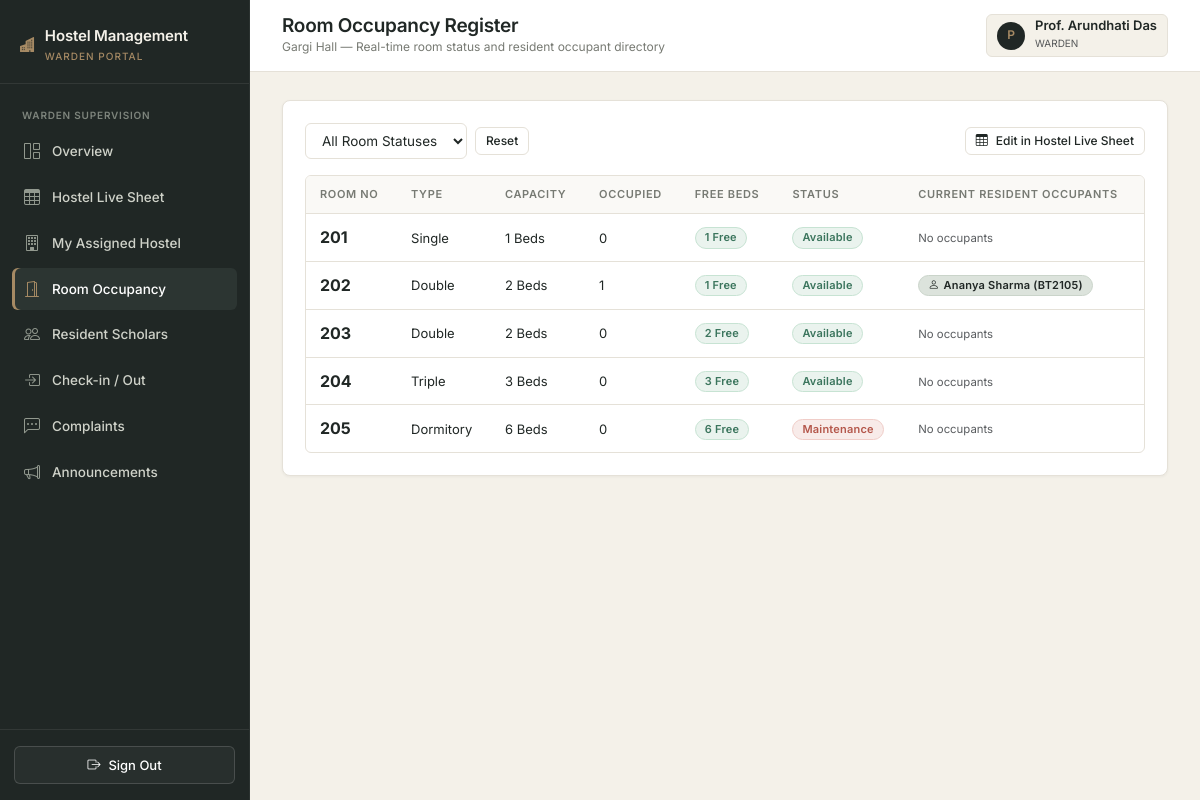
Screenshot of /warden/occupancy (signed in) with the database file from the repository.
### hostel_allocation_system/app/models.py (models this page shows, shortened)
class User(UserMixin, db.Model):
    __tablename__ = "users"
    id = db.Column(db.Integer, primary_key=True)
    name = db.Column(db.String(100), nullable=False)
    email = db.Column(db.String(120), unique=True, nullable=False, index=True)
    password_hash = db.Column(db.String(255), nullable=False)
    role = db.Column(db.Enum("student", "warden", "admin", name="user_roles"), nullable=False)
    created_at = db.Column(db.DateTime, default=datetime.utcnow, nullable=False)
    student = db.relationship("Student", backref="user", uselist=False, cascade="all, delete-orphan")
    warden = db.relationship("Warden", backref="user", uselist=False, cascade="all, delete-orphan")

class Hostel(db.Model):
    __tablename__ = "hostels"
    id = db.Column(db.Integer, primary_key=True)
    hostel_name = db.Column(db.String(100), unique=True, nullable=False)
    hostel_type = db.Column(db.Enum("Boys", "Girls", "Co-ed", name="hostel_types"), nullable=False)
    address = db.Column(db.String(255), nullable=False)
    total_rooms = db.Column(db.Integer, default=0, nullable=False)
    description = db.Column(db.Text)
    rooms = db.relationship("Room", backref="hostel", cascade="all, delete-orphan", lazy="dynamic")
    wardens = db.relationship("Warden", backref="hostel", lazy="dynamic")
    complaints = db.relationship("Complaint", backref="hostel", lazy="dynamic")
    announcements = db.relationship("Announcement", backref="hostel", lazy="dynamic")

class Room(db.Model):
    __tablename__ = "rooms"
    id = db.Column(db.Integer, primary_key=True)
    hostel_id = db.Column(db.Integer, db.ForeignKey("hostels.id", ondelete="CASCADE"), nullable=False)
    room_number = db.Column(db.String(10), nullable=False)
    room_type = db.Column(db.Enum("Single", "Double", "Triple", "Dormitory", name="room_types"), nullable=False)
    capacity = db.Column(db.SmallInteger, nullable=False)
    occupied_count = db.Column(db.SmallInteger, default=0, nullable=False)
    status = db.Column(db.Enum("Available", "Full", "Maintenance", name="room_status"), default="Available", nullable=False)
    __table_args__ = (
        db.UniqueConstraint("hostel_id", "room_number", name="uq_hostel_room_no"),
    )
    allocations = db.relationship("Allocation", backref="room", lazy="dynamic")
    @property
    def free_beds(self):
        return max(0, self.capacity - self.occupied_count)

class Student(db.Model):
    __tablename__ = "students"
    id = db.Column(db.Integer, primary_key=True)
    user_id = db.Column(db.Integer, db.ForeignKey("users.id", ondelete="CASCADE"), unique=True, nullable=False)
    registration_number = db.Column(db.String(30), unique=True, nullable=False, index=True)
    phone = db.Column(db.String(15), nullable=False)
    department = db.Column(db.String(100), nullable=False)
    academic_year = db.Column(db.SmallInteger, nullable=False)
    gender = db.Column(db.Enum("Male", "Female", "Other", name="genders"), nullable=False)
    address = db.Column(db.String(255))
    applications = db.relationship("Application", backref="student", cascade="all, delete-orphan", lazy="dynamic")
    allocations = db.relationship("Allocation", backref="student", cascade="all, delete-orphan", lazy="dynamic")
    complaints = db.relationship("Complaint", backref="student", cascade="all, delete-orphan", lazy="dynamic")

### hostel_allocation_system/app/warden/routes.py (the view)
@bp.route("/occupancy")
@login_required
@role_required("warden")
def occupancy():
    warden = get_current_warden()
    hostel = warden.hostel
    if not hostel:
        return render_template("warden/unassigned.html", warden=warden)
    status_filter = request.args.get("status", "").strip()
    rooms_query = hostel.rooms
    if status_filter:
        rooms_query = rooms_query.filter(Room.status == status_filter)
    rooms = rooms_query.order_by(Room.room_number.asc()).all()
    room_occupants = {}
    for r in rooms:
        allocs = r.allocations.filter(Allocation.status.in_(["Allocated", "Checked-In"])).all()
        room_occupants[r.id] = [a.student for a in allocs]
    return render_template("warden/occupancy.html",
                           hostel=hostel,
                           rooms=rooms,
                           room_occupants=room_occupants,
                           selected_status=status_filter)

### hostel_allocation_system/app/__init__.py (called while the page is built)
@login_manager.user_loader
def load_user(user_id):
    from .models import User
    return db.session.get(User, int(user_id))

### hostel_allocation_system/app/warden/routes.py (called while the page is built)
def get_current_warden():
    warden = Warden.query.filter_by(user_id=current_user.id).first()
    if not warden:
        abort(404, description="Warden profile not found.")
    return warden

### hostel_allocation_system/app/templates/warden/occupancy.html (shortened to what this page needs)
{% extends "shared/base.html" %}
{% block page_title %}Room Occupancy Register{% endblock %}
{% block page_subtitle %}{{ hostel.hostel_name }} — Real-time room status and resident occupant directory{% endblock %}
{% block content %}
<div class="content-panel">
  <div class="d-flex flex-wrap justify-content-between align-items-center gap-3 mb-3">
    <form method="GET" action="{{ url_for('warden.occupancy') }}" class="d-flex align-items-center gap-2">
      <select name="status" class="form-select-custom" style="width: auto;" onchange="this.form.submit()">
        <option value="">All Room Statuses</option>
      </select>
      <a href="{{ url_for('warden.occupancy') }}" class="btn-custom btn-outline-custom btn-sm-custom">Reset</a>
    </form>
    <a href="{{ url_for('warden.sheets') }}" class="btn-custom btn-outline-custom btn-sm-custom">
      <i class="bi bi-table"></i> Edit in Hostel Live Sheet
    </a>
  </div>
  {% if rooms %}
    <div class="table-responsive-wrapper">
      <table class="custom-table">
        <thead>
          <tr>
            <th>Room No</th>
            <th>Type</th>
            <th>Capacity</th>
            <th>Occupied</th>
            <th>Free Beds</th>
            <th>Status</th>
            <th>Current Resident Occupants</th>
          </tr>
        </thead>
        <tbody>
          {% for r in rooms %}
            {% set occupants = room_occupants.get(r.id, []) %}
            <tr>
              <td class="fw-bold fs-6">{{ r.room_number }}</td>
              <td>{{ r.room_type }}</td>
              <td>{{ r.capacity }} Beds</td>
              <td>{{ r.occupied_count }}</td>
              <td>
                <span class="custom-badge {{ 'badge-available' if r.free_beds > 0 else 'badge-full' }}">
                  {{ r.free_beds }} Free
                </span>
              </td>
              <td>{{ r.status|status_badge|safe }}</td>
              <td>
                {% if occupants %}
                  <div class="d-flex flex-wrap gap-1">
                    {% for o in occupants %}
                      <span class="custom-badge badge-neutral" style="font-size: 11px;">
                        <i class="bi bi-person me-1"></i>{{ o.user.name }} ({{ o.registration_number }})
                      </span>
                    {% endfor %}
                  </div>
                {% else %}
                  <span class="text-muted small">No occupants</span>
                {% endif %}
              </td>
            </tr>
          {% endfor %}
        </tbody>
      </table>
    </div>
  {% else %}
    <div class="text-center py-5 text-muted small">No rooms found in {{ hostel.hostel_name }}.</div>
  {% endif %}
</div>
{% endblock %}

### hostel_allocation_system/app/templates/shared/base.html (shortened to what this page needs)
<!DOCTYPE html>
<html lang="en">
<head>
  <link rel="stylesheet" href="https://cdn.jsdelivr.net/npm/bootstrap@5.3.3/dist/css/bootstrap.min.css">
  <link rel="stylesheet" href="https://cdn.jsdelivr.net/npm/bootstrap-icons@1.11.3/font/bootstrap-icons.min.css">
  <link rel="stylesheet" href="{{ url_for('static', filename='css/main.css') }}">
</head>
<body>
{% if current_user.is_authenticated %}
  <div class="app-wrapper">
    <aside class="app-sidebar">
      <div class="sidebar-header">
        <div class="sidebar-brand">
          <i class="bi bi-buildings-fill text-warning" style="color: var(--accent-bronze) !important;"></i>
          <div>
            <div>Hostel Management</div>
            <small>{{ current_user.role }} portal</small>
          </div>
        </div>
      </div>
      <nav class="sidebar-nav">
        {% if current_user.role == 'admin' %}
          <div class="nav-section-title">Institutional Overview</div>
          <a href="{{ url_for('admin.overview') }}" class="{{ 'active' if request.endpoint == 'admin.overview' else '' }}">
            <i class="bi bi-grid-1x2"></i> Overview
          </a>
          <a href="{{ url_for('admin.sheets') }}" class="{{ 'active' if request.endpoint == 'admin.sheets' else '' }}">
            <i class="bi bi-table"></i> Live Database Sheet
          </a>
          <div class="nav-section-title">Accommodations</div>
          <a href="{{ url_for('admin.hostels') }}" class="{{ 'active' if request.endpoint == 'admin.hostels' else '' }}">
            <i class="bi bi-building"></i> Hostels
          </a>
          <a href="{{ url_for('admin.rooms') }}" class="{{ 'active' if request.endpoint == 'admin.rooms' else '' }}">
            <i class="bi bi-door-open"></i> Rooms & Beds
          </a>
          <a href="{{ url_for('admin.allocations') }}" class="{{ 'active' if request.endpoint == 'admin.allocations' else '' }}">
            <i class="bi bi-key"></i> Room Allocation
          </a>
          <div class="nav-section-title">Admissions & Students</div>
          <a href="{{ url_for('admin.applications') }}" class="{{ 'active' if request.endpoint == 'admin.applications' else '' }}">
            <i class="bi bi-file-earmark-text"></i> Applications
          </a>
          <a href="{{ url_for('admin.students') }}" class="{{ 'active' if request.endpoint == 'admin.students' else '' }}">
            <i class="bi bi-people"></i> Students
          </a>
          <a href="{{ url_for('admin.wardens') }}" class="{{ 'active' if request.endpoint == 'admin.wardens' else '' }}">
            <i class="bi bi-person-badge"></i> Wardens
          </a>
          <div class="nav-section-title">Administration</div>
          <a href="{{ url_for('admin.complaints') }}" class="{{ 'active' if request.endpoint == 'admin.complaints' else '' }}">
            <i class="bi bi-chat-left-dots"></i> Complaints
          </a>
          <a href="{{ url_for('admin.announcements') }}" class="{{ 'active' if request.endpoint == 'admin.announcements' else '' }}">
            <i class="bi bi-megaphone"></i> Announcements
          </a>
          <a href="{{ url_for('admin.reports') }}" class="{{ 'active' if request.endpoint == 'admin.reports' else '' }}">
            <i class="bi bi-bar-chart"></i> Reports
          </a>
          <a href="{{ url_for('admin.settings') }}" class="{{ 'active' if request.endpoint == 'admin.settings' else '' }}">
            <i class="bi bi-gear-wide-connected"></i> Settings
          </a>
        {% elif current_user.role == 'warden' %}
          <div class="nav-section-title">Warden Supervision</div>
          <a href="{{ url_for('warden.overview') }}" class="{{ 'active' if request.endpoint == 'warden.overview' else '' }}">
            <i class="bi bi-grid-1x2"></i> Overview
          </a>
          <a href="{{ url_for('warden.sheets') }}" class="{{ 'active' if request.endpoint == 'warden.sheets' else '' }}">
            <i class="bi bi-table"></i> Hostel Live Sheet
          </a>
          <a href="{{ url_for('warden.my_hostel') }}" class="{{ 'active' if request.endpoint == 'warden.my_hostel' else '' }}">
            <i class="bi bi-building"></i> My Assigned Hostel
          </a>
          <a href="{{ url_for('warden.occupancy') }}" class="{{ 'active' if request.endpoint == 'warden.occupancy' else '' }}">
            <i class="bi bi-door-open"></i> Room Occupancy
          </a>
          <a href="{{ url_for('warden.students') }}" class="{{ 'active' if request.endpoint == 'warden.students' else '' }}">
            <i class="bi bi-people"></i> Resident Scholars
          </a>
          <a href="{{ url_for('warden.checkin') }}" class="{{ 'active' if request.endpoint == 'warden.checkin' else '' }}">
            <i class="bi bi-box-arrow-in-right"></i> Check-in / Out
          </a>
          <a href="{{ url_for('warden.complaints') }}" class="{{ 'active' if request.endpoint == 'warden.complaints' else '' }}">
            <i class="bi bi-chat-left-dots"></i> Complaints
          </a>
          <a href="{{ url_for('warden.announcements') }}" class="{{ 'active' if request.endpoint == 'warden.announcements' else '' }}">
            <i class="bi bi-megaphone"></i> Announcements
          </a>
        {% endif %}
      </nav>
      <div class="sidebar-footer">
        <a href="{{ url_for('auth.logout') }}" class="btn-custom btn-outline-custom w-100 justify-content-center text-white" style="border-color: rgba(255,255,255,0.15); background: rgba(255,255,255,0.04);">
          <i class="bi bi-box-arrow-right"></i> Sign Out
        </a>
      </div>
    </aside>
    <div class="app-main">
      <header class="app-topbar">
        <div class="d-flex align-items-center gap-3">
          <div class="topbar-title">
            <h1>{% block page_title %}Dashboard{% endblock %}</h1>
            <div class="breadcrumb-sub">{% block page_subtitle %}{{ college_name }}{% endblock %}</div>
          </div>
        </div>
        <div class="topbar-actions">
          <div class="user-profile-badge">
            <div class="user-avatar">{{ current_user.name[:1] }}</div>
            <div>
              <div class="fw-semibold lh-1">{{ current_user.name }}</div>
              <small class="text-muted text-uppercase" style="font-size: 10px;">{{ current_user.role }}</small>
            </div>
          </div>
        </div>
      </header>
      <div class="app-content">
        {% block content %}{% endblock %}
      </div>
    </div>
  </div>
{% endif %}
</body>
</html>

### rows the page displays
User: role "WARDEN", name "P", name "Prof. Arundhati Das"
Hostel: hostel_name "Gargi Hall"
Room: room_number "201", room_type "Single", capacity "1", occupied_count "0", free_beds "1", status|status_badge "Available", shows "No occupants"
Room: room_number "202", room_type "Double", capacity "2", occupied_count "1", free_beds "1", status|status_badge "Available"
Student: user.name "Ananya Sharma", registration_number "BT2105"
Room: room_number "203", room_type "Double", capacity "2", occupied_count "0", free_beds "2", status|status_badge "Available", shows "No occupants"
Room: room_number "204", room_type "Triple", capacity "3", occupied_count "0", free_beds "3", status|status_badge "Available", shows "No occupants"
Room: room_number "205", room_type "Dormitory", capacity "6", occupied_count "0", free_beds "6", status|status_badge "Maintenance", shows "No occupants"
